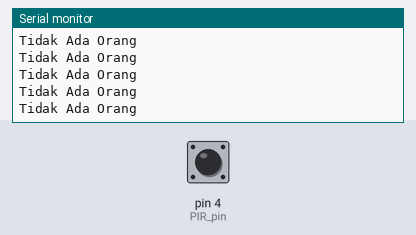
Simulated run of this sketch. Board: Arduino Uno, built with avr-gcc and run on an emulated ATmega328P. On the bench: the last lines printed to the serial monitor. The inputs (shaded band) are chosen by the test bench; at power-on: pin 4 (PIR_pin) LOW.

Above: at 1.2 s.
1.3 s: pin 4 (PIR_pin) driven HIGH
At 2.2 s:
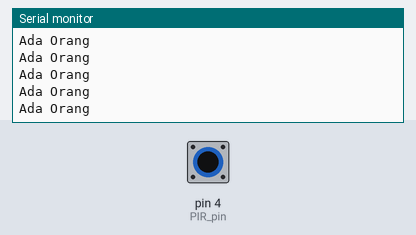
3.2 s: pin 4 (PIR_pin) driven LOW
At 3.7 s:
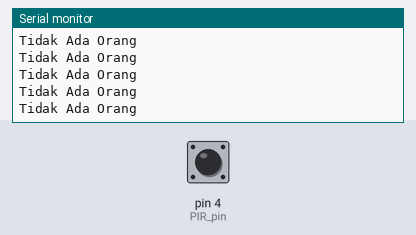
6.2 s: pin 4 (PIR_pin) pulsed HIGH 5 times (0.12 s each, 0.3 s apart)
10.7 s: pin 4 (PIR_pin) driven HIGH
At 11.4 s:
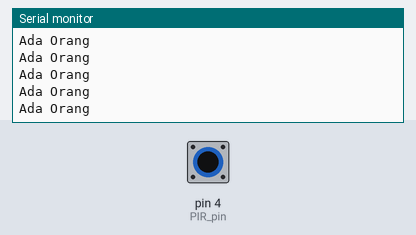
13.7 s: pin 4 (PIR_pin) pulsed LOW 5 times (0.12 s each, 0.3 s apart)
At 14.4 s:
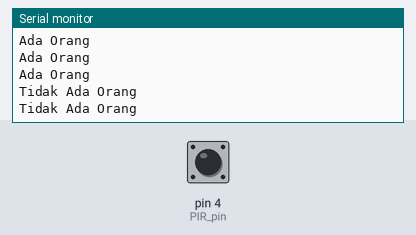
21.2 s: pin 4 (PIR_pin) driven LOW
At 21.7 s:
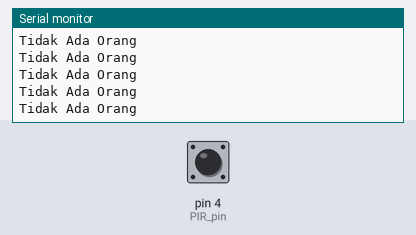

The sketch:

PIR_sensor.ino
```cpp
#define PIR_pin 4

void setup()
{
  Serial.begin(9600);
  pinMode(PIR_pin, INPUT);
}

void loop()
{
  if(detectOrang())
    Serial.println("Ada Orang");
  else
    Serial.println("Tidak Ada Orang");
}

boolean detectOrang()
{
  int sensorValue = digitalRead(PIR_pin);
  if(sensorValue == HIGH)
  {
    return true;
  }
  else
  {
    return false;
  }
}
```

Measured:
- after the input at 1.3 s, the serial monitor: prints a new line after 0.08 s (image 1)
- after the input at 10.7 s, the serial monitor: prints a new line after 0.08 s (image 3)
- after the input at 21.2 s, the serial monitor: prints a new line after 0.07 s (image 5)
